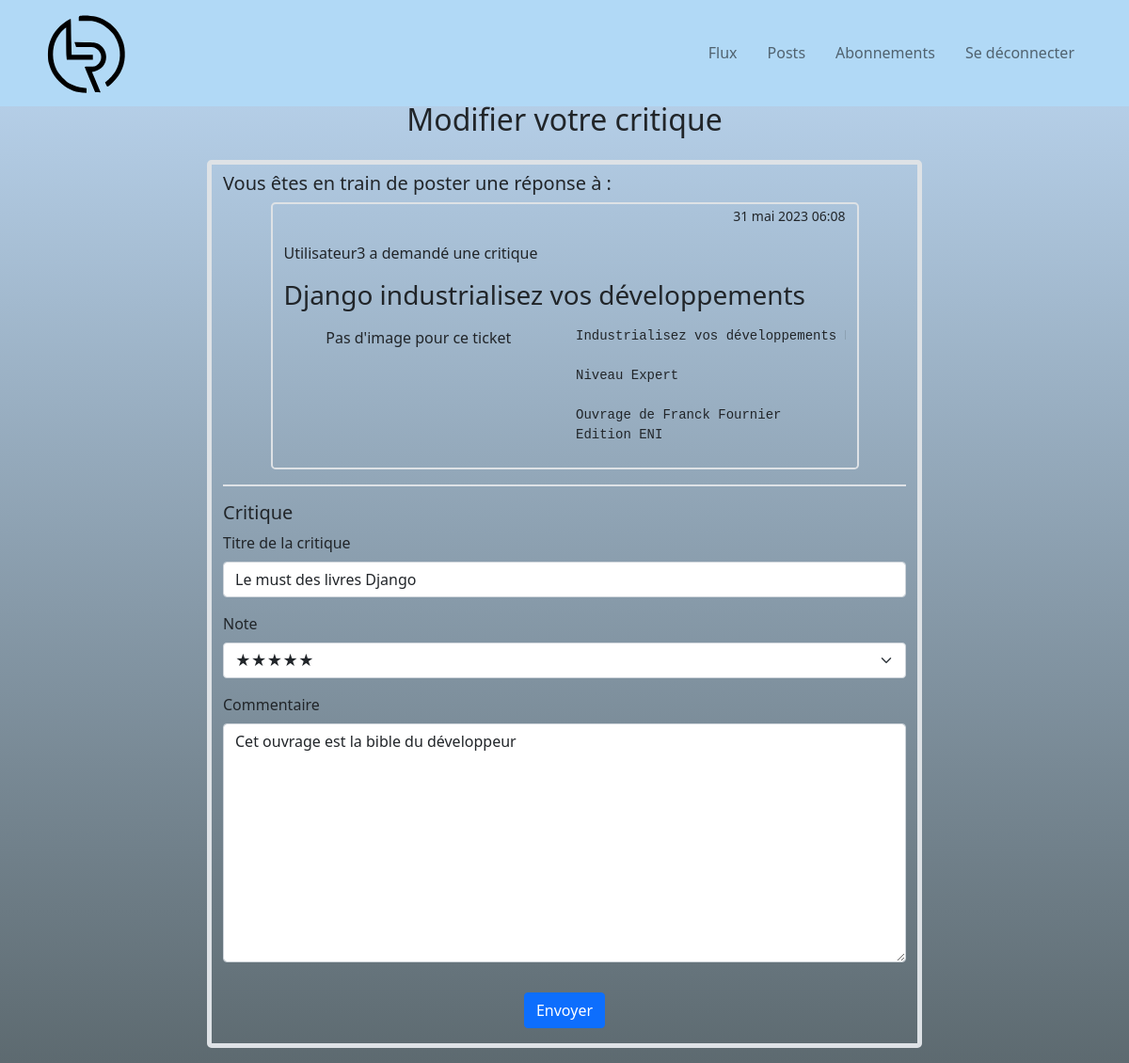
The page /ticket/review/update/12/ (signed in) on the database as committed earlier.
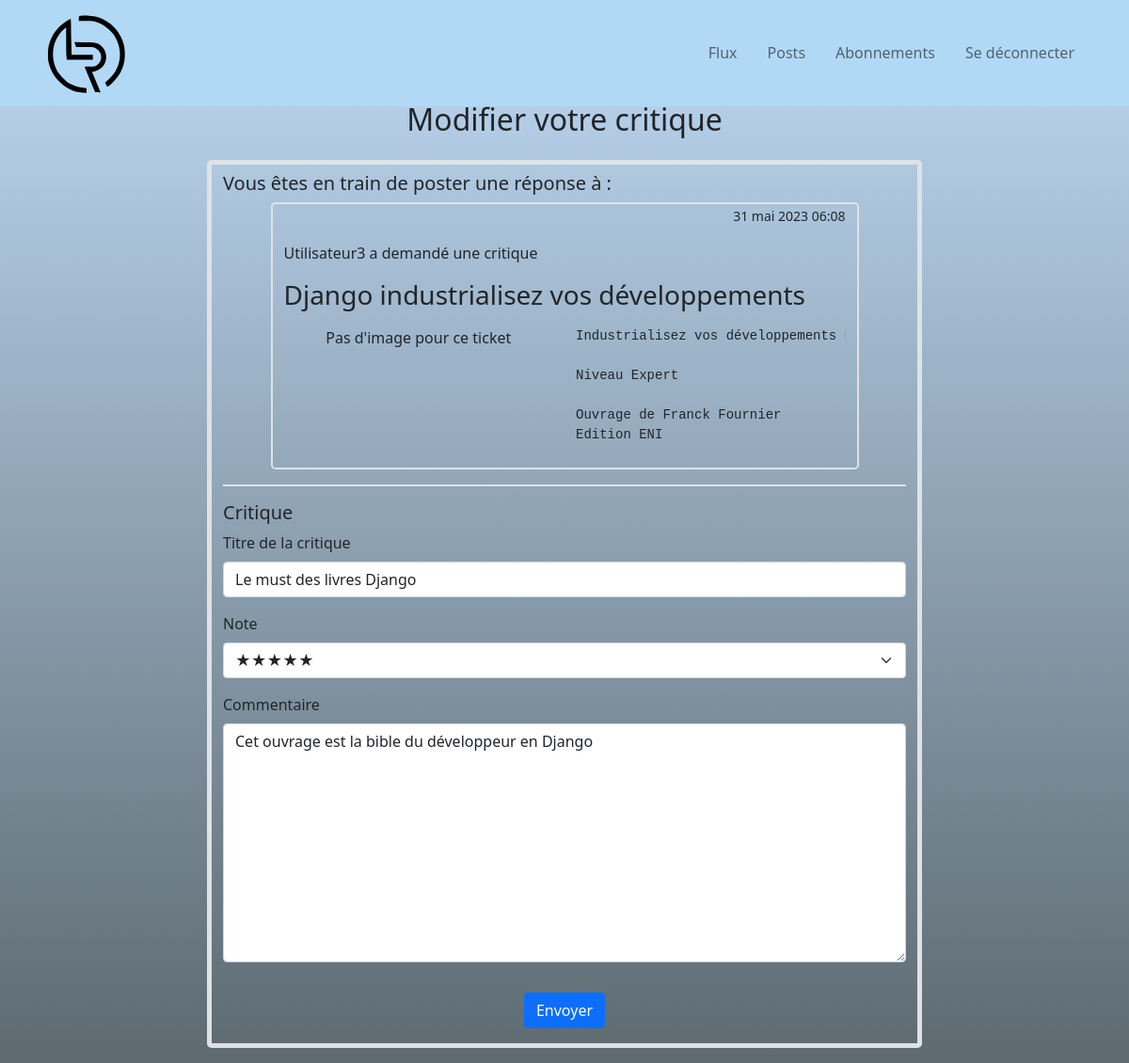
The same page on the database as committed later.
### ticket/models.py (models this page shows, shortened)
class Review(models.Model):
    class Rating(models.IntegerChoices):
        ZERO = 0, '☆☆☆☆☆'
        ONE = 1, '★☆☆☆☆'
        TWO = 2, '★★☆☆☆'
        THREE = 3, '★★★☆☆'
        FOUR = 4, '★★★★☆'
        FIVE = 5, '★★★★★'
    ticket = models.ForeignKey(to=Ticket, on_delete=models.CASCADE)
    rating = models.PositiveSmallIntegerField(
        validators=[MinValueValidator(0), MaxValueValidator(5)],
        choices=Rating.choices,
        default=Rating.ZERO,
        verbose_name="Note"
        )
    headline = models.CharField(
        verbose_name="Titre de la critique",
        max_length=128
        )
    body = models.TextField(
        verbose_name="Commentaire",
        max_length=8192,
        blank=True
        )
    user = models.ForeignKey(
        to=settings.AUTH_USER_MODEL, on_delete=models.CASCADE)
    time_created = models.DateTimeField(auto_now_add=True)

class Ticket(models.Model):
    title = models.CharField(max_length=128, verbose_name="Titre")
    description = models.TextField(max_length=2048, blank=True)
    user = models.ForeignKey(
        to=settings.AUTH_USER_MODEL,
        on_delete=models.CASCADE
        )
    image = models.ImageField(null=True, blank=True)
    time_created = models.DateTimeField(auto_now_add=True)
    IMAGE_MAX_SIZE = (300, 300)

### authentication/models.py (models this page shows, shortened)
class CustomeUser(AbstractBaseUser):
    username = models.CharField(
        unique=True,
        max_length=128,
        blank=False,
        verbose_name="Nom d'utilisateur"
    )
    follows = models.ManyToManyField(
        'self',
        symmetrical=False,
        verbose_name='suivi',
        blank=True,
    )
    is_active = models.BooleanField(default=True)
    is_staff = models.BooleanField(default=False)
    is_admin = models.BooleanField(default=False)
    USERNAME_FIELD = "username"
    objects = MyUserManager()

### ticket/views.py (the view)
@login_required
def update_review(request, review_id=None):
    form = ReviewForm(
        request.POST if request.method == 'POST' else None,
        instance=Review.objects.get(
            pk=review_id) if review_id is not None else None
    )
    if request.method == 'POST' and form.is_valid():
        review = form.save(commit=False)
        review.user = request.user
        review.save()
        return redirect('home')
    review = get_object_or_404(Review, id=review_id, user=request.user)
    return render(request, "ticket/update_review.html", locals())

### ticket/forms.py
class ReviewForm(forms.ModelForm):
    class Meta:
        model = Review
        fields = ['headline', 'rating', 'body', ]

### ticket/templates/ticket/update_review.html (shortened to what this page needs)
{% extends 'base.html' %}
{% load static %}
{% load django_bootstrap5 %}
{% block content %}
    <div class="container">
        <div class="row text-center mt-5">
            <h2>Modifier votre critique</h2>
        </div>
        <div class="row pb-3">
            <div class="col-xs-12 col-md-2"></div>
            <div class="col-xs-12 col-md-8 mt-3 border border-5 rounded-3">
                <div class="border-bottom border-2 mt-2">
                    <h5 class="mt-2">Vous êtes en train de poster une réponse à :</h5>
                    <div class="row">
                        <div class="col-1"></div>
                        <div class="col-xs-12 col-md-10 border border-2 rounded-3 mb-3">
                            <p class="text-end"><small>{{ review.ticket.time_created }}</small></p>
                            <p>{{ review.ticket.user }} a demandé une critique</p>
                            <h3 class="mb-3"> {{ review.ticket.title }}</h3>
                            <div class="row mb-2">
                                <div class="col-xs-12 col-md-6 text-center">
                                    {% if form.instance.image %}
                                        <img src="{{ review.ticket.image.url }}" alt="">
                                    {% else %}
                                        <p>Pas d'image pour ce ticket</p>
                                    {% endif %}
                                </div>
                                <div class="col-xs-12 col-md-6">
                                    <pre>{{ review.ticket.description }}</pre>
                                </div>
                            </div>
                        </div>
                    </div>
                </div>
                <form  method="post" enctype="multipart/form-data">
                    <div class="mt-3">
                        <h5>Critique</h5>
                        {% bootstrap_form form %}
                    </div>
                    <div class="row">
                        <div class="col text-center">
                            {% bootstrap_button "Envoyer" button_type="submit" button_class="btn-primary mt-3 mb-3" %}
                        </div>
                    </div>
                </form>
            </div>
        </div>
    </div>
{% endblock content %}

Rows that differ between the two databases and show on the page:
changed Review "Le must des livres Django": body "Cet ouvrage est la bible du développeur" → "Cet ouvrage est la bible du développeur en Django"
